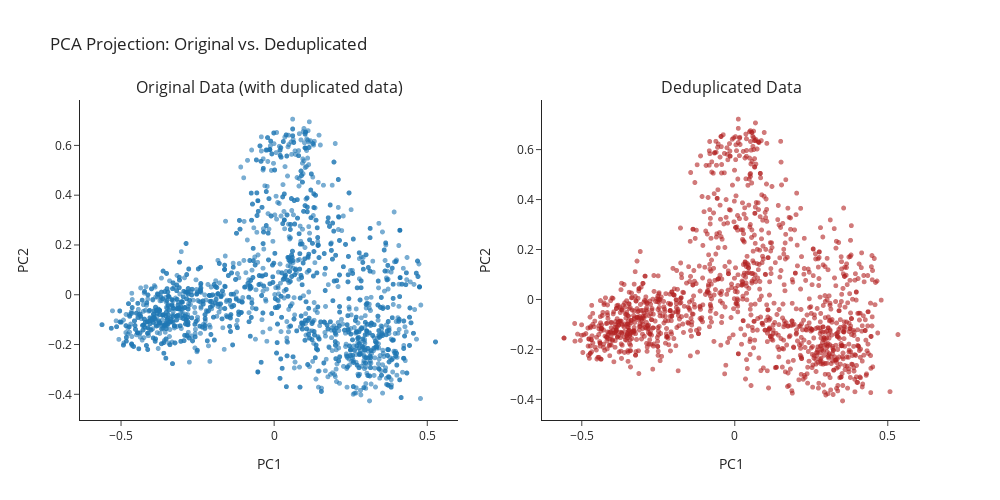

Notebook source saved alongside this figure:
### Markdown cell above
## ACP

### Code cell
from sklearn.decomposition import PCA
import plotly.graph_objects as go
from plotly.subplots import make_subplots

# 1. Fit PCA on original and deduplicated embeddings
pca = PCA(n_components=2, random_state=123)

reduced_pca_orig = pca.fit_transform(embeddings)
reduced_pca_dedup = pca.fit_transform(embeddings_deduplicated)

print(f"PCA shape (original): {reduced_pca_orig.shape}")
print(f"PCA shape (deduplicated): {reduced_pca_dedup.shape}")

# 2. Add to DataFrames
df['pca_x'] = reduced_pca_orig[:, 0]
df['pca_y'] = reduced_pca_orig[:, 1]

df_deduplicated['pca_x'] = reduced_pca_dedup[:, 0]
df_deduplicated['pca_y'] = reduced_pca_dedup[:, 1]

# 3. Create a 1×2 subplot figure
fig = make_subplots(
    rows=1, cols=2,
    subplot_titles=("Original Data (with duplicated data)", "Deduplicated Data")
)

# 4. Add original PCA scatter
fig.add_trace(
    go.Scattergl(
        x=df['pca_x'], y=df['pca_y'],
        mode='markers',
        marker=dict(opacity=0.6, size=5),
        name="Original"
    ),
    row=1, col=1
)

# 5. Add deduplicated PCA scatter
fig.add_trace(
    go.Scattergl(
        x=df_deduplicated['pca_x'], y=df_deduplicated['pca_y'],
        mode='markers',
        marker=dict(opacity=0.6, size=5, color='firebrick'),
        name="Deduplicated"
    ),
    row=1, col=2
)

# 6. Axis titles & layout
for i in [1, 2]:
    fig.update_xaxes(title_text="PC1", row=1, col=i)
    fig.update_yaxes(title_text="PC2", row=1, col=i)

fig.update_layout(
    width=1000, height=500,
    title_text="PCA Projection: Original vs. Deduplicated",
    showlegend=False,
    template="simple_white"
)

fig.show()

### Figure 1 — Plotly figure (JSON) as saved in the notebook; plotly's stock layout.template omitted (floating-point values rounded to 4 significant figures; data arrays with more than 128 entries replaced by an {"elided": "..."} marker saying what was removed)
{"data": [{"marker": {"opacity": 0.6, "size": 5}, "mode": "markers", "name": "Original", "type": "scattergl", "x": {"elided": "1853 float values"}, "xaxis": "x", "y": {"elided": "1853 float values"}, "yaxis": "y"}, {"marker": {"color": "firebrick", "opacity": 0.6, "size": 5}, "mode": "markers", "name": "Deduplicated", "type": "scattergl", "x": {"elided": "1290 float values"}, "xaxis": "x2", "y": {"elided": "1290 float values"}, "yaxis": "y2"}], "layout": {"annotations": [{"font": {"size": 16}, "showarrow": false, "text": "Original Data (with duplicated data)", "x": 0.225, "xanchor": "center", "xref": "paper", "y": 1, "yanchor": "bottom", "yref": "paper"}, {"font": {"size": 16}, "showarrow": false, "text": "Deduplicated Data", "x": 0.775, "xanchor": "center", "xref": "paper", "y": 1, "yanchor": "bottom", "yref": "paper"}], "height": 500, "showlegend": false, "title": {"text": "PCA Projection: Original vs. Deduplicated"}, "width": 1000, "xaxis": {"anchor": "y", "domain": [0, 0.45], "title": {"text": "PC1"}}, "xaxis2": {"anchor": "y2", "domain": [0.55, 1], "title": {"text": "PC1"}}, "yaxis": {"anchor": "x", "domain": [0, 1], "title": {"text": "PC2"}}, "yaxis2": {"anchor": "x2", "domain": [0, 1], "title": {"text": "PC2"}}}}
